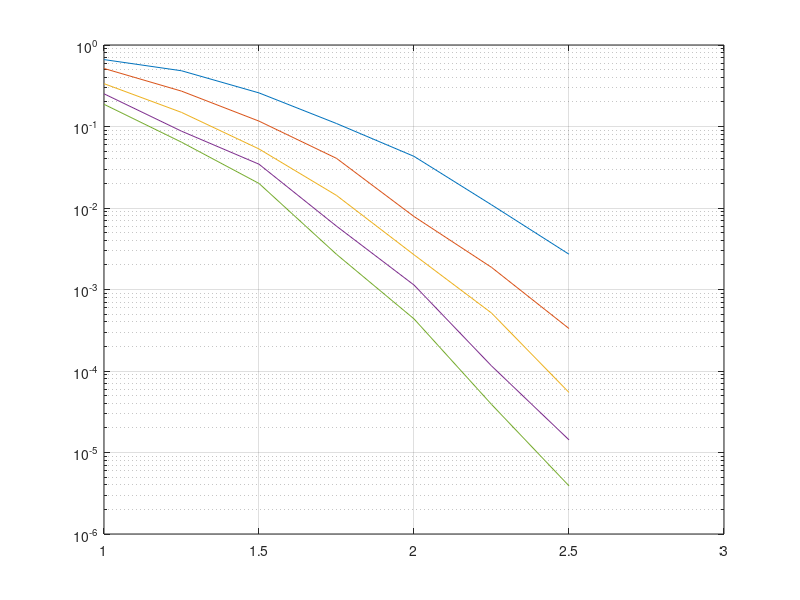

Source code (MATLAB): (Note: this script raises an error after producing the figure.)
% Sim iteration running = 770001
% N = 1024 K = 528
% List size = 1   8  16  32
% Current block error performance
%    1      0.8221     0.33557     0.25189     0.18727
% 1.25     0.67502     0.14903    0.087642    0.064226
%  1.5     0.49319    0.053022    0.034471    0.020016
% 1.75     0.28943    0.014271   0.0059905   0.0027032
%    2     0.14774   0.0026683   0.0011349  0.00043618
% 2.25    0.065164  0.00051471  0.00011558  3.8961e-05
%  2.5    0.025055  5.4545e-05  1.4286e-05  3.8961e-06
% Current bit error performance
%    1     0.10798    0.036131    0.027216    0.020365
% 1.25    0.074146    0.013814   0.0079874   0.0064846
%  1.5    0.047494   0.0044145    0.002821   0.0017059
% 1.75    0.023615   0.0010287  0.00043738  0.00017827
%    2    0.010243  0.00014074  6.1261e-05  2.5427e-05
% 2.25   0.0038202   2.363e-05  6.1934e-06  2.0095e-06
%  2.5   0.0012243  2.3072e-06  5.5342e-07  2.2383e-07
%  
%  Sim iteration running = 232001
% N = 1024 K = 528
% List size = 1  2  4
% Current block error performance
%    1     0.85052     0.66225     0.51546
% 1.25     0.70652     0.48309     0.27174
%  1.5     0.49127      0.2584     0.11641
% 1.75     0.28955     0.10881    0.040667
%    2     0.14897    0.043029    0.007861
% 2.25    0.064858    0.010949   0.0018702
%  2.5    0.024953   0.0027085   0.0003319
% Current bit error performance
%    1     0.11547    0.073625    0.055276
% 1.25    0.078562    0.044933    0.025692
%  1.5    0.046555    0.022081   0.0092933
% 1.75    0.024858   0.0078334   0.0028867
%    2    0.010126   0.0025263  0.00040228
% 2.25   0.0037166  0.00047758  7.5515e-05
%  2.5   0.0011996  9.1206e-05  1.2743e-05
snr = 1 : 0.25 : 2.5;
fastcscl1 = [    0.66225     0.51546
    0.48309     0.27174
     0.2584     0.11641
     0.10881    0.040667
   0.043029    0.007861
   0.010949   0.0018702
  0.0027085   0.0003319];

fastcscl2 = [     0.33557     0.25189     0.18727
    0.14903    0.087642    0.064226
     0.053022    0.034471    0.020016
       0.014271   0.0059905   0.0027032
   0.0026683   0.0011349  0.00043618
  0.00051471  0.00011558  3.8961e-05
 5.4545e-05  1.4286e-05  3.8961e-06];

p = semilogy(snr, [fastcscl1 fastcscl2]);
grid on
p(1).Marker = 'o';
p(2).Marker = 'd';
p(3).Marker = 'p';
p(4).Marker = 'v';
p(5).Marker = 's';

p(1).Color = 'r';
p(2).Color = 'g';
p(3).Color = 'm';

for k = 1 : 5
    p(k).MarkerSize = 8;
    p(k).LineWidth = 1.1;
end
l = legend('L = 2',...
    'L = 4',...
    'L = 8',...
    'L = 16',...
    'L = 32');

l.Location = 'SouthWest';

xlabel('E_b/N_0 (dB)')
ylabel('BLER')
set(gca, 'fontname', 'times new roman', 'fontsize', 16)